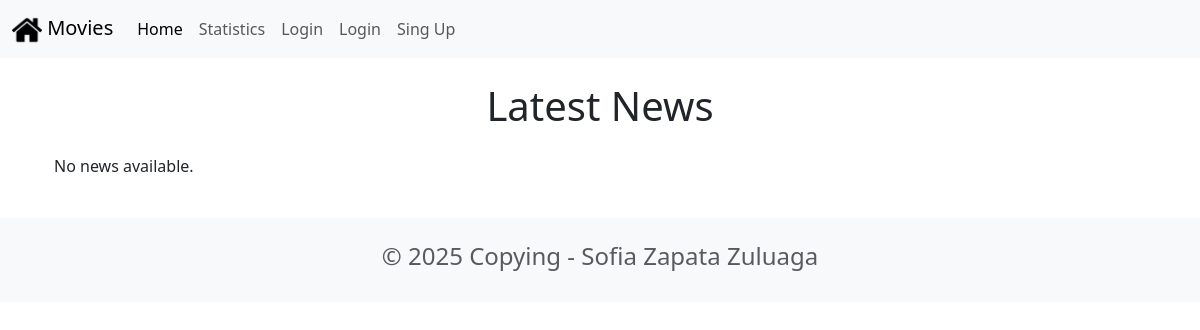
The page /news/ on the database as committed earlier.
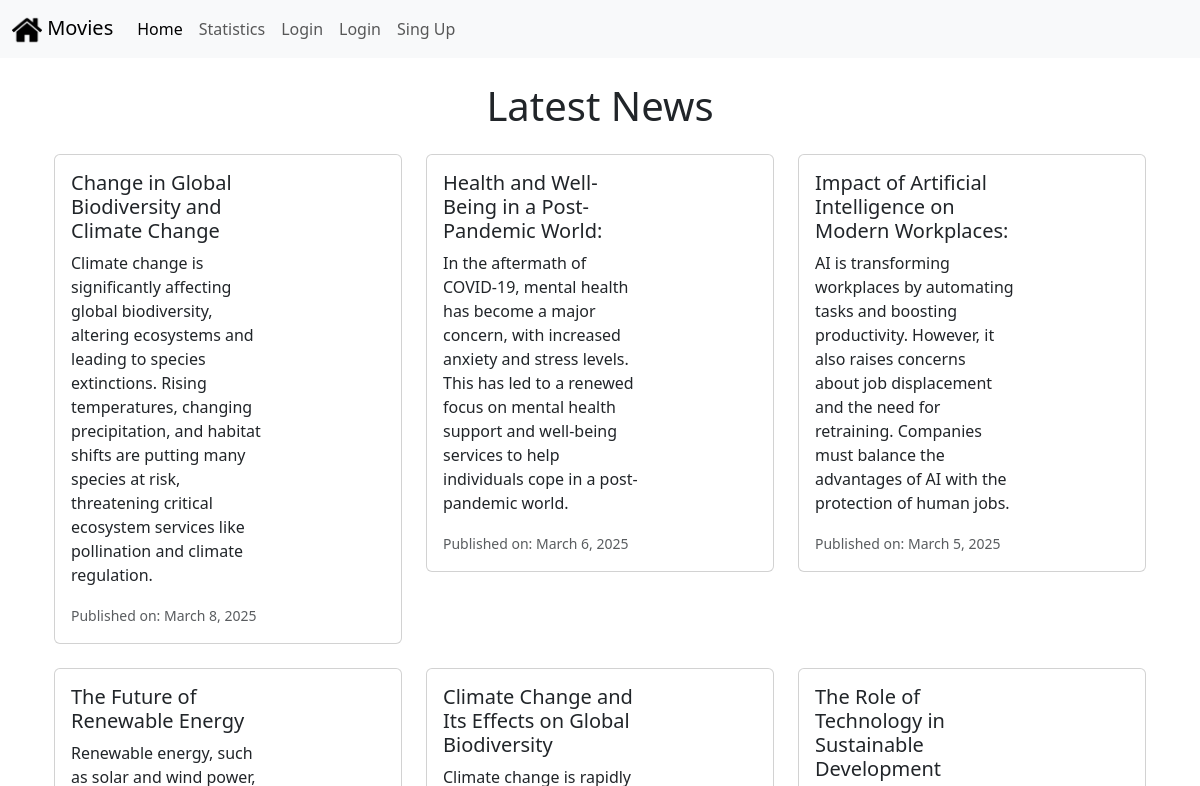
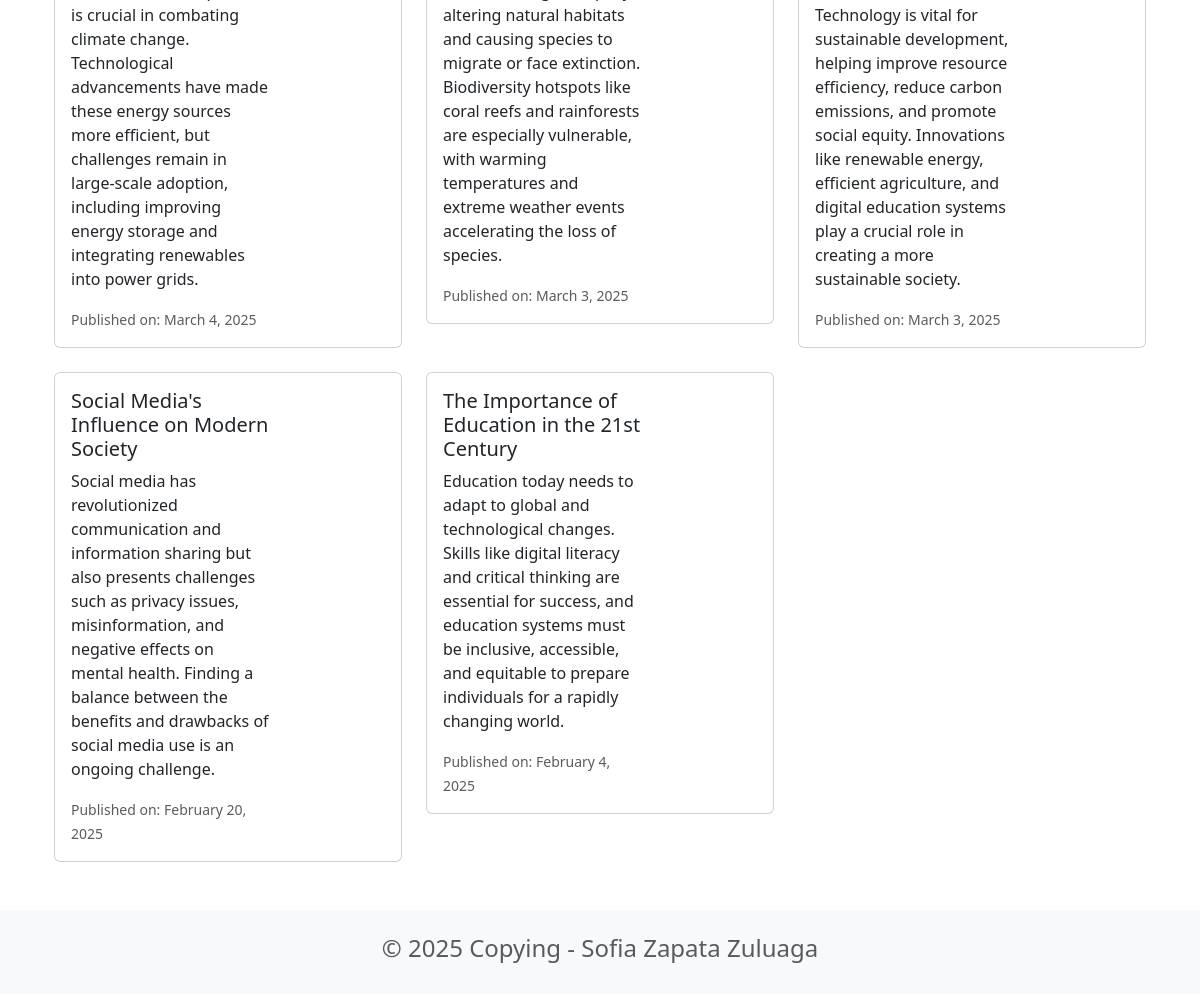
The same page on the database as committed later (2 pictures, top to bottom).
### news/models.py (models this page shows, shortened)
class News(models.Model):
    headline = models.CharField(max_length=200)
    body = models.TextField()
    published_date = models.DateTimeField(null=True, blank=True)

### news/views.py (the view)
# urls.py: path('news/', include('news.urls')),  # Ruta para la app news
def news(request):
    all_news = News.objects.all().order_by('-published_date')
    return render(request, 'news/news_list.html', {'news': all_news})

### news/templates/news/news_list.html
{% extends "base.html" %}
{% block content %}
<div class="container mt-4">
    <h1 class="text-center mb-4">Latest News</h1>
    <div class="row">
        {% for article in news %}
            <div class="col-md-4 mb-4">
                <div class="card">
                    <div class="row g-0">
                        <div class="col-md-8">
                            <div class="card-body">
                                <h5 class="card-title">{{ article.headline }}</h5>
                                <p class="card-text">{{ article.body }}</p>
                                    <p class="card-text">
                                    <small class="text-muted">
                                        Published on: {{ article.published_date|date:"F j, Y" }}
                                    </small>
                                </p>
                            </div>
                        </div>
                    </div>
                </div>
            </div>
        {% empty %}
            <div class="col-12">
                <p>No news available.</p>
            </div>
        {% endfor %}
    </div>
</div>
{% endblock %}

### movie/templates/base.html (shortened to what this page needs)
{% load static %}
<!DOCTYPE html>
<html lang="en">
<head>
    <link href="https://cdn.jsdelivr.net/npm/bootstrap@5.3.3/dist/css/bootstrap.min.css" rel="stylesheet">
</head>
<body>
    <nav class="navbar navbar-expand-lg bg-body-tertiary">
        <div class="container-fluid">
            <a class="navbar-brand" href="{% url 'home' %}">
                <img src="{% static 'images/home.png' %}" alt="Home" style="width: 30px; height: 30px;"> Movies
            </a>
            <div class="collapse navbar-collapse" id="navbarNav">
                <ul class="navbar-nav">
                    <li class="nav-item">
                        <a class="nav-link active" aria-current="page" href="{% url 'home' %}">Home</a>
                    </li>
                    <li class="nav-item">
                        <a class="nav-link" href="{% url 'statistics' %}">Statistics</a>
                    </li>
                    <li class="nav-item">
                        <a class="nav-link" href="#">Login</a>
                    </li>
                    <li class="nav-item">
                        <a class="nav-link" href="#">Login</a>
                    </li>
                    <li class="nav-item">
                        <a class="nav-link" href="#">Sing Up</a>
                    </li>
                </ul>
            </div>
        </div>
    </nav>
    <div class="container">
        {% block content %}
        {% endblock %}
    </div>
    <footer class="text-center text-lg-start bg-light text-muted mt-4">
        <div class="container">
            <div class="row">
                <div class="text-center p-4">
                    <h4> © 2025 Copying - Sofia Zapata Zuluaga</h4>
                </div>
            </div>
        </div>
    </footer>
</body>
</html>

Rows that differ between the two databases and show on the page:
added News: headline "Change in Global Biodiversity and Climate Change", body "Climate change is significantly affecting global biodiversity, altering ecosystems and leading to species extinctions. Rising temperatures, changing precipitation, and habitat shifts are putting many species at risk, threatening critical ecosystem services like pollination and climate regulation.", published_date "March 8, 2025"
added News: headline "Health and Well-Being in a Post-Pandemic World:", body "In the aftermath of COVID-19, mental health has become a major concern, with increased anxiety and stress levels. This has led to a renewed focus on mental health support and well-being services to help individuals cope in a post-pandemic world.", published_date "March 6, 2025"
added News: headline "Impact of Artificial Intelligence on Modern Workplaces:", body "AI is transforming workplaces by automating tasks and boosting productivity. However, it also raises concerns about job displacement and the need for retraining. Companies must balance the advantages of AI with the protection of human jobs.", published_date "March 5, 2025"
added News: headline "The Future of Renewable Energy", body "Renewable energy, such as solar and wind power, is crucial in combating climate change. Technological advancements have made these energy sources more efficient, but challenges remain in large-scale adoption, including improving energy storage and integrating renewables into power grids.", published_date "March 4, 2025"
added News: headline "Climate Change and Its Effects on Global Biodiversity", body "Climate change is rapidly altering natural habitats and causing species to migrate or face extinction. Biodiversity hotspots like coral reefs and rainforests are especially vulnerable, with warming temperatures and extreme weather events accelerating the loss of species.", published_date "March 3, 2025"
added News: headline "The Role of Technology in Sustainable Development", body "Technology is vital for sustainable development, helping improve resource efficiency, reduce carbon emissions, and promote social equity. Innovations like renewable energy, efficient agriculture, and digital education systems play a crucial role in creating a more sustainable society.", published_date "March 3, 2025"
added News: headline "Social Media's Influence on Modern Society", body "Social media has revolutionized communication and information sharing but also presents challenges such as privacy issues, misinformation, and negative effects on mental health. Finding a balance between the benefits and drawbacks of social media use is an ongoing challenge.", published_date "February 20, 2025"
added News: headline "The Importance of Education in the 21st Century", body "Education today needs to adapt to global and technological changes. Skills like digital literacy and critical thinking are essential for success, and education systems must be inclusive, accessible, and equitable to prepare individuals for a rapidly changing world.", published_date "February 4, 2025"
Other text that changed with them:
text no longer shown: "No news available."
